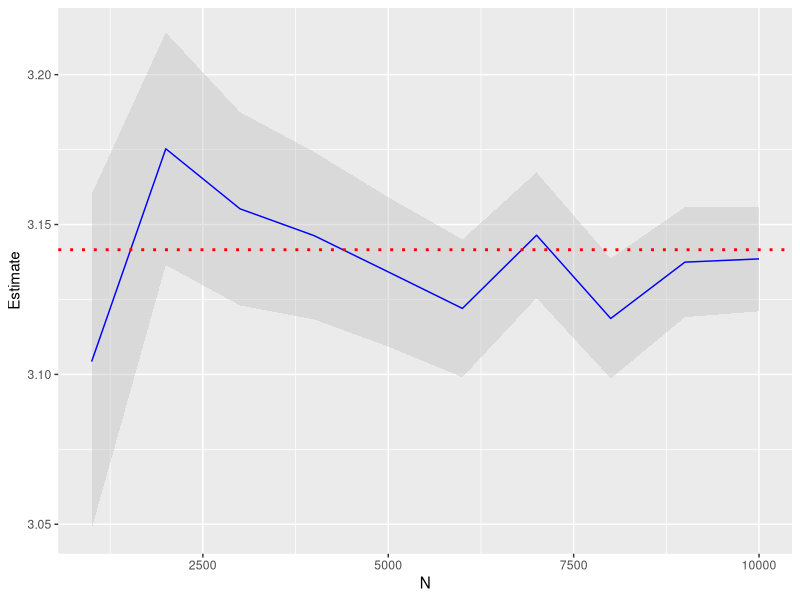

This chart was generated by the following R code:
require(plyr)

mc.intervals <- function(phi, N, x.dens=runif, alpha=0.05){
  
  results.list <- lapply(N, function(nsim){
  x <- sapply(FUN=x.dens, nsim)
  phiX <- sapply(x, phi)
  estim <- mean(phiX)
  S2 <- var(phiX)
  quant <- qnorm(alpha/2, lower.tail = F)
  int.upper <- estim + sqrt(S2/nsim)*quant
  int.lower <- estim - sqrt(S2/nsim)*quant
  return(data.frame(N=nsim, Estimate=estim, LI=int.lower, UI=int.upper))
})
  
  results.table <- ldply(results.list)
  return(results.table)
}

set.seed(110104)
phi <- function(x) 2*sqrt(4-x^2)
x.dens <- function(nsim) runif(nsim, 0, 2)
N <- seq(from=1000, to=10000, by=1000)
data <- mc.intervals(phi=phi, N=N, x.dens=x.dens)
data


require(ggplot2)
ggplot(data, aes(x=N)) + 
  geom_ribbon(aes(ymin=LI, ymax=UI), fill="gray", alpha=0.4) + 
  geom_line(aes(y=Estimate), colour="blue") + 
  geom_hline(aes(yintercept=pi), colour="red", linetype="dotted", size=1)

